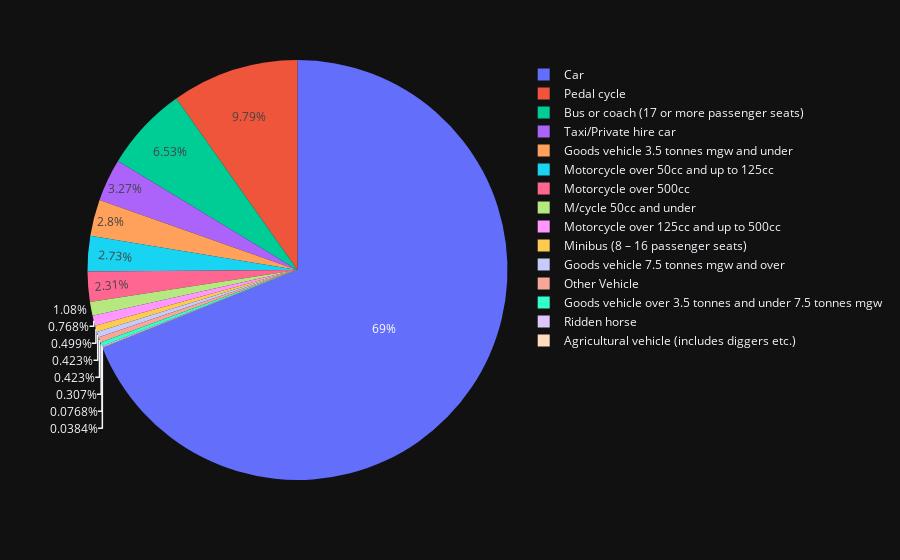

This figure's notebook cell:
### Code cell
px.pie(road_accidents_df,values = road_accidents_df['Reference Number'],names=road_accidents_df['Type of Vehicle'],template = 'plotly_dark')

### Figure 1 — Plotly figure (JSON) as saved in the notebook; plotly's stock layout.template omitted (floating-point values rounded to 4 significant figures; data arrays with more than 128 entries replaced by an {"elided": "..."} marker saying what was removed)
{"data": [{"domain": {"x": [0, 1], "y": [0, 1]}, "hovertemplate": "Type of Vehicle=%{label}<br>Reference Number=%{value}<extra></extra>", "labels": {"elided": "2604 str values"}, "legendgroup": "", "name": "", "showlegend": true, "type": "pie", "values": {"elided": "2604 int values"}}], "layout": {"legend": {"tracegroupgap": 0}, "margin": {"t": 60}}}
